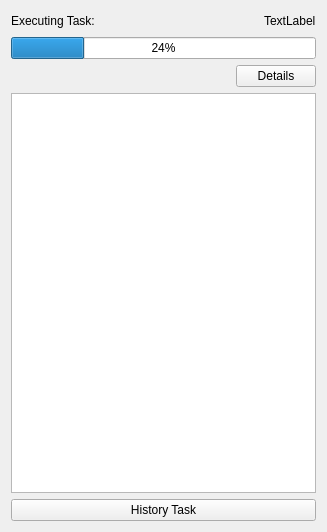
<?xml version="1.0" encoding="UTF-8"?>
<ui version="4.0">
 <class>Form</class>
 <widget class="QWidget" name="Form">
  <property name="geometry">
   <rect>
    <x>0</x>
    <y>0</y>
    <width>327</width>
    <height>532</height>
   </rect>
  </property>
  <property name="windowTitle">
   <string>Form</string>
  </property>
  <layout class="QVBoxLayout" name="verticalLayout">
   <item>
    <layout class="QHBoxLayout" name="horizontalLayout">
     <item>
      <widget class="QLabel" name="label">
       <property name="text">
        <string>Executing Task:</string>
       </property>
      </widget>
     </item>
     <item>
      <spacer name="horizontalSpacer">
       <property name="orientation">
        <enum>Qt::Horizontal</enum>
       </property>
       <property name="sizeHint" stdset="0">
        <size>
         <width>40</width>
         <height>20</height>
        </size>
       </property>
      </spacer>
     </item>
     <item>
      <widget class="QLabel" name="label_current_task_name">
       <property name="text">
        <string>TextLabel</string>
       </property>
      </widget>
     </item>
    </layout>
   </item>
   <item>
    <widget class="QProgressBar" name="progressBar_task">
     <property name="value">
      <number>24</number>
     </property>
    </widget>
   </item>
   <item>
    <layout class="QHBoxLayout" name="horizontalLayout_2">
     <item>
      <spacer name="horizontalSpacer_2">
       <property name="orientation">
        <enum>Qt::Horizontal</enum>
       </property>
       <property name="sizeHint" stdset="0">
        <size>
         <width>40</width>
         <height>20</height>
        </size>
       </property>
      </spacer>
     </item>
     <item>
      <widget class="QPushButton" name="pushButton_detail">
       <property name="text">
        <string>Details</string>
       </property>
      </widget>
     </item>
    </layout>
   </item>
   <item>
    <widget class="QListView" name="listView_waiting_queue"/>
   </item>
   <item>
    <widget class="QPushButton" name="pushButton_history">
     <property name="text">
      <string>History Task</string>
     </property>
    </widget>
   </item>
  </layout>
 </widget>
 <resources/>
 <connections/>
</ui>
